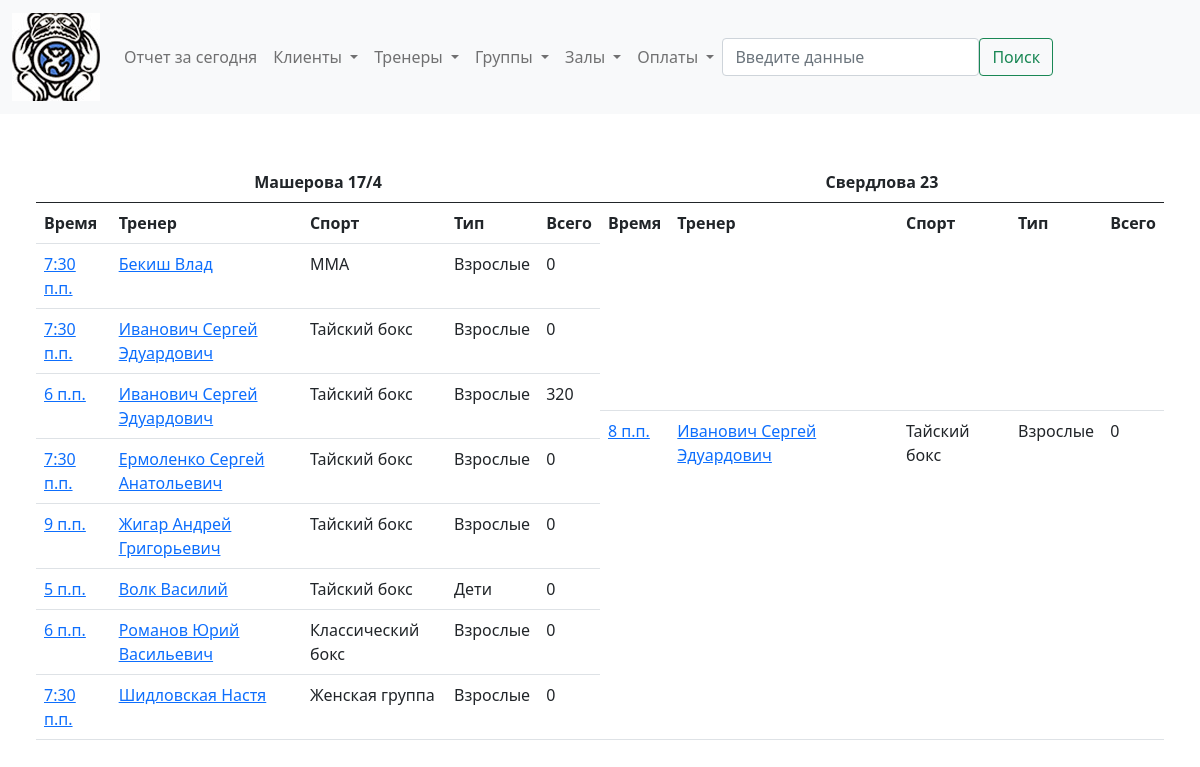
Before: /show/group with the older database file.
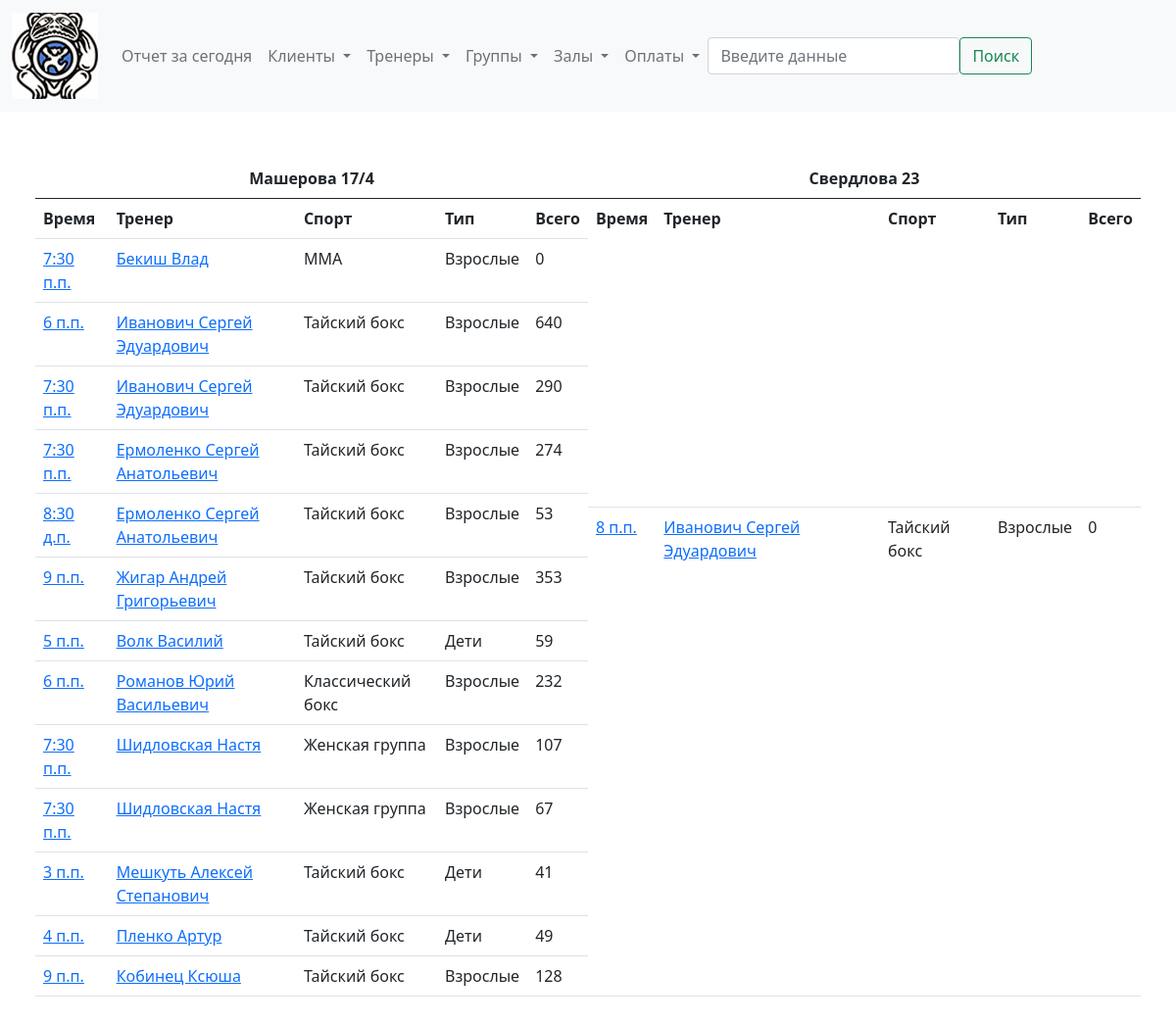
After: the same page with the newer database file.
### billing/models.py (models this page shows, shortened)
class Group(models.Model):
    gr_type_choices = [
        ('A', 'Взрослая'),
        ('C', 'Детская')
    ]
    sport_type_choices = [
        ('B', 'Классический бокс'),
        ('T', 'Тайский бокс'),
        ('W', 'Женская группа'),
        ('M', 'ММА')
    ]
    schedule_choice = [
        ('uneven', 'пн. ср. пт.'),
        ('even', 'вт. чт. сб.'),
    ]
    gr_type = models.CharField(verbose_name='Возраст', max_length=1, choices=gr_type_choices, default='A')
    sport_type = models.CharField(verbose_name='Тип', max_length=1, choices = sport_type_choices, default='T')
    time = models.TimeField(verbose_name='Время')
    schedule = models.CharField(verbose_name='Расписание', max_length=6, choices=schedule_choice, null=True, blank=True)
    trener = models.ForeignKey('Trener', verbose_name='Тренер', on_delete=models.SET_NULL, null=True, blank=True)
    address = models.ForeignKey('Address', verbose_name='Зал', on_delete=models.SET_NULL, null=True, blank=True)
    class Meta:
        verbose_name = 'Группа'
        verbose_name_plural = 'Группы'
        ordering = ['trener']
    def clients_amount(self):
        clients = self.client_set.all()
        return len(clients)

class Trener(models.Model):
    name = models.CharField(max_length=50, verbose_name = 'Имя')
    tel_number = models.CharField(max_length=20, verbose_name = 'Номер телефона', null=True, blank=True)
    info = models.TextField(blank=True, null=False, verbose_name = 'Дополнительная информация')
    photo = models.ImageField(verbose_name='Фото', upload_to='billing/media/treners', height_field=None, width_field=None, null=True, blank=True)
    class Meta:
        verbose_name = 'Тренер'
        verbose_name_plural = 'Тренеры'
    def __str__(self):
        return self.name

### billing/views.py (the view)
# urls.py: path('show/<slug:obj>', views.show_objects, name='show_objects'),
def show_objects(request, obj):
    inst = obj_values[obj].objects.all()
    paginator = Paginator(inst, 20)
    page_number = request.GET.get('page')
    page_obj = paginator.get_page(page_number)
    show_obj_link = f'{obj}s' if obj != 'address' else f'{obj}es'
    return render(request, f'billing/show/{show_obj_link}.html', {
        f'{show_obj_link}' : inst,
        'page_obj' : page_obj,
    })

### ChinukMaster/templates/billing/show/groups.html (shortened to what this page needs)
{% extends 'billing/base.html' %}
{% block content %}
    <div class="container-xxl d-flex justify-content-between">
        <table class="table table-hover w-50">
            <thead>
                <tr>
                    <th scope="col" class="text-center" colspan="5">Машерова 17/4</th>
                </tr>
            </thead>
            <tbody>
                <tr>
                    <th scope="col">Время</th>
                    <th scope="col">Тренер</th>
                    <th scope="col">Спорт</th>
                    <th scope="col">Тип</th>
                    <th scope="col">Всего</th>
                </tr>
                {% for group in groups %}
                    {% if group.address.id == 1 %}
                        <tr>
                            <td><a href="{% url 'detail_object' obj='group' id=group.id %}">{{group.time}}</a></td>
                            <td>
                                {% if group.trener.id %}
                                    <a href="{% url 'detail_object' obj='trener' id=group.trener.id %}">{{group.trener}}</a>
                                {% endif %}
                            </td>
                            <td>
                                {% if group.sport_type == 'T' %} Тайский бокс
                                {% elif group.sport_type == 'B' %} Классический бокс
                                {% elif group.sport_type == 'M' %} MMA
                                {% elif group.sport_type == 'W' %} Женская группа
                                {% endif %}
                            </td>
                            <td>
                                {% if group.gr_type == 'A' %} Взрослые
                                {% elif group.gr_type == 'C' %} Дети
                                {% endif %}
                            </td>
                            <td>{{group.clients_amount}}</td>
                        </tr>
                    {% endif %}
                {% endfor %}
            </tbody>
        </table>
        <table class="table table-hover w-50">
            <thead>
                <tr>
                    <th scope="col" class="text-center" colspan="5">Свердлова 23</th>
                </tr>
            </thead>
            <tbody>
                <tr>
                    <th scope="col">Время</th>
                    <th scope="col">Тренер</th>
                    <th scope="col">Спорт</th>
                    <th scope="col">Тип</th>
                    <th scope="col">Всего</th>
                </tr>
                {% for group in groups %}
                    {% if group.address.id == 2 %}
                        <tr>
                            <td><a href="{% url 'detail_object' obj='group' id=group.id %}">{{group.time}}</a></td>
                            <td>
                                {% if group.trener.id %}
                                    <a href="{% url 'detail_object' obj='trener' id=group.trener.id %}">{{group.trener}}</a>
                                {% endif %}
                            </td>
                            <td>
                                {% if group.sport_type == 'T' %} Тайский бокс
                                {% elif group.sport_type == 'B' %} Классический бокс
                                {% elif group.sport_type == 'M' %} MMA
                                {% elif group.sport_type == 'W' %} Женская группа
                                {% endif %}
                            </td>
                            <td>
                                {% if group.gr_type == 'A' %} Взрослые
                                {% elif group.gr_type == 'C' %} Дети
                                {% endif %}
                            </td>
                            <td>{{group.clients_amount}}</td>
                        </tr>
                    {% endif %}
                {% endfor %}
            </tbody>
        </table>
    </div>
{% endblock %}

### ChinukMaster/templates/billing/base.html (shortened to what this page needs)
{% load static %} {% load filters %}
<!DOCTYPE html>
<html lang="en">
<head>
    <link rel="stylesheet" href="https://stackpath.bootstrapcdn.com/bootstrap/5.0.0-alpha1/css/bootstrap.min.css">
    <link rel="stylesheet" href="{% static 'billing.css' %}">
</head>
<body>
      <nav class="navbar navbar-expand-lg navbar-light bg-light">
          <div class="container-xxl">
            <a class="navbar-brand" href="{% url 'index' %}"><img src="/media/billing/media/chinuk_logo.jpeg" alt="chinuk logo"></a>
            <div class="collapse navbar-collapse" id="navbarSupportedContent">
              <ul class="navbar-nav mr-auto mb-2 mb-lg-0">
                <li class="nav-item">
                  <a class="nav-link" href="{% url 'get_report' %}">Отчет за сегодня</a>
                </li>
                <li class="nav-item dropdown">
                  <a class="nav-link dropdown-toggle" href="#" id="navbarDropdown" role="button" data-toggle="dropdown" aria-expanded="false">
                    Клиенты
                  </a>
                </li>
                <li class="nav-item dropdown">
                  <a class="nav-link dropdown-toggle" href="#" id="navbarDropdown" role="button" data-toggle="dropdown" aria-expanded="false">
                    Тренеры
                  </a>
                </li>
                <li class="nav-item dropdown">
                  <a class="nav-link dropdown-toggle" href="#" id="navbarDropdown" role="button" data-toggle="dropdown" aria-expanded="false">
                    Группы
                  </a>
                </li>
                <li class="nav-item dropdown">
                  <a class="nav-link dropdown-toggle" href="#" id="navbarDropdown" role="button" data-toggle="dropdown" aria-expanded="false">
                    Залы
                  </a>
                </li>
                <li class="nav-item dropdown">
                  <a class="nav-link dropdown-toggle" href="#" id="navbarDropdown" role="button" data-toggle="dropdown" aria-expanded="false">
                    Оплаты
                  </a>
                </li>
              </ul>
              <form class="d-flex" method="POST" action="{% url 'search_result' %}">
                <input class="form-control mr-2" type="search" placeholder="Введите данные" aria-label="Search" name="search_request">
                <button class="btn btn-outline-success" type="submit">Поиск</button>
              </form>
            </div>
          </div>
      </nav>
      <main class="mt-5 mb-5">
          <div class="container-xxl">
              <div class="row">
                  <div class="col-xxl">
                      {% block content %}
                      {% endblock %}
                  </div>
              </div>
          </div>
      </main>
  </body>
  </html>

Changed rows visible on the page:
removed Group: time "7:30 п.п.", trener "Иванович Сергей Эдуардович", sport_type "Тайский бокс", gr_type "Взрослые", clients_amount "0"
computed for Group (number 2 of 14 on the later page): clients_amount "320" → "640"
added Group: time "7:30 п.п.", trener "Иванович Сергей Эдуардович", sport_type "Тайский бокс", gr_type "Взрослые", clients_amount "290"
computed for Group (number 4 of 14 on the later page): clients_amount "0" → "274"
added Group: time "8:30 д.п.", trener "Ермоленко Сергей Анатольевич", sport_type "Тайский бокс", gr_type "Взрослые", clients_amount "53"
computed for Group "Жигар Андрей Григорьевич": clients_amount "0" → "353"
computed for Group "Волк Василий": clients_amount "0" → "59"
computed for Group "Романов Юрий Васильевич": clients_amount "0" → "232"
computed for Group (number 9 of 14 on the later page): clients_amount "0" → "107"
added Group: time "7:30 п.п.", trener "Шидловская Настя", sport_type "Женская группа", gr_type "Взрослые", clients_amount "67"
added Group: time "3 п.п.", trener "Мешкуть Алексей Степанович", sport_type "Тайский бокс", gr_type "Дети", clients_amount "41"
added Group: time "4 п.п.", trener "Пленко Артур", sport_type "Тайский бокс", gr_type "Дети", clients_amount "49"
added Group: time "9 п.п.", trener "Кобинец Ксюша", sport_type "Тайский бокс", gr_type "Взрослые", clients_amount "128"
